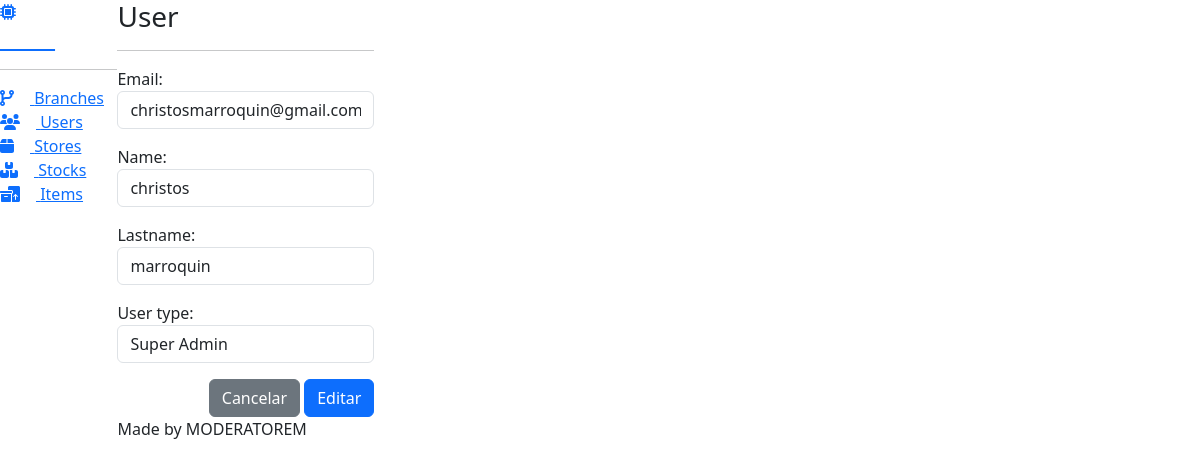
Screenshot of /users/update/1 with the database file from the repository.
### apps/users/models.py (models this page shows, shortened)
class User(AbstractBaseUser, PermissionsMixin):
    class UserType(models.TextChoices):
        SUPER_ADMIN = "superadmin"
        ADMIN = "admin"
        COMMON = "common"
    email = models.EmailField("Email", unique=True, max_length=100)
    name = models.CharField("Name", max_length=100, blank=False, null=False)
    last_name = models.CharField("Lastname", max_length=100, blank=False, null=False)
    user_type = models.CharField(
        "User type", max_length=20, choices=UserType.choices, blank=False, null=False
    )
    created_at = models.DateTimeField(auto_now_add=True)
    updated_at = models.DateTimeField(auto_now=True)
    is_active = models.BooleanField(default=True)
    is_staff = models.BooleanField(default=False)
    objects = UserManager()
    class Meta:
        verbose_name = "User"
        verbose_name_plural = "Users"
    USERNAME_FIELD = "email"
    REQUIRED_FIELDS = ["name", "last_name", "user_type"]

### apps/users/views.py (the view)
# urls.py: path("update/<int:pk>", views.UpdateUser.as_view(), name="update"),
class UpdateUser(generic.UpdateView):
    model = models.User
    form_class = forms.UserEditForm
    template_name = "users/edit.html"
    success_url = reverse_lazy("users:index")

### apps/users/forms.py
class UserEditForm(forms.ModelForm):
    class Meta:
        model = models.User
        fields = ["email", "name", "last_name", "user_type"]
        widgets = {
            "email": forms.TextInput(
                attrs={
                    "class": "form-control mb-3",
                    "placeholder": "Ingrese un email",
                }
            ),
            "name": forms.TextInput(
                attrs={
                    "class": "form-control mb-3",
                    "placeholder": "Ingrese un nombre",
                }
            ),
            "last_name": forms.TextInput(
                attrs={
                    "class": "form-control mb-3",
                    "placeholder": "Ingrese un apellido",
                }
            ),
            "user_type": forms.Select(
                attrs={
                    "class": "form-control mb-3",
                    "placeholder": "Ingrese un tipo de usuario",
                }
            ),
        }

### templates/users/edit.html (shortened to what this page needs)
{% extends 'index.html' %}
{% block body %}
  <form method="POST" action="{% url 'users:update' object.id %}">
    <div class="modal-body">{{ form.as_p }}</div>
    <div class="modal-footer">
      <a href="{% url 'users:index' %}" class="btn btn-secondary me-1">Cancelar</a>
      <button type="submit" class="btn btn-primary">Editar</button>
    </div>
  </form>
{% endblock %}

### rows the page displays
User: email "christosmarroquin@gmail.com", name "christos", last_name "marroquin", user_type "Super Admin"
